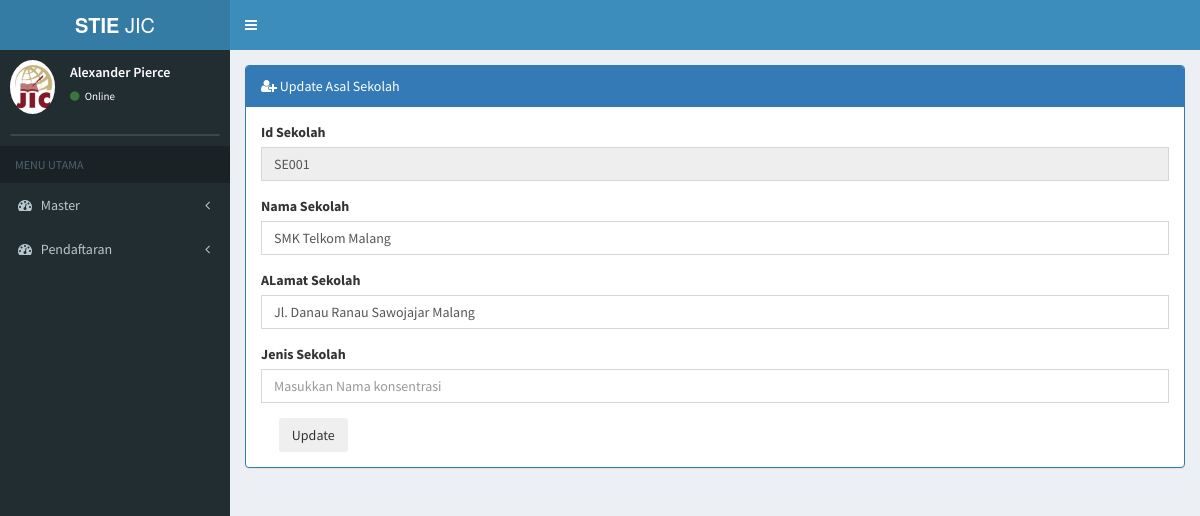
Page /index.php/master_asal_sekolah/edit_asal_sekolah/SE001 on the committed database.
### tables this page shows
CREATE TABLE `tb_sekolah` (
  `id_sekolah` varchar(6) NOT NULL,
  `nama_sekolah` varchar(30) NOT NULL,
  `alamat_sekolah` text NOT NULL,
  `jenis_sekolah` varchar(6) NOT NULL
);

### application/controllers/master_asal_sekolah.php (called while the page is built, shortened)
<?php
class Master_asal_sekolah extends CI_Controller {
	public function __construct()
	{
		$this->load->model('asal_sekolah_model');
	}
	public function edit_asal_sekolah(){
				$data['main_view'] = 'Asal_sekolah/edit_asal_sekolah_view';
				$id_sekolah = $this->uri->segment(3);
				$data['edit'] = $this->asal_sekolah_model->get_asal_sekolah_by_id($id_sekolah);
				$this->load->view('template', $data);
	}
}

### index.php (called while the page is built, shortened)
<?php
require_once BASEPATH.'core/CodeIgniter.php';

### application/models/asal_sekolah_model.php (called while the page is built, shortened)
<?php
class Asal_sekolah_model extends CI_Model {
  public function get_asal_sekolah_by_id($id_sekolah){
      return $this->db->where('id_sekolah', $id_sekolah)
              ->get('tb_sekolah')
              ->row();
  }
}

### application/views/Asal_sekolah/edit_asal_sekolah_view.php (the view, shortened to what this page needs)
<form  method="post" action="<?php echo base_url(); ?>index.php/master_asal_sekolah/save_edit_asal_sekolah/<?php echo $edit->id_sekolah; ?>" enctype="multipart/form-data">
<div class="row">
    <div class="col-md-12">
        <div>
          <div class="panel panel-primary">
            <div class="panel-heading">
            <i class="fa fa-user-plus"></i> Update Asal Sekolah</div>
            <div class="panel-body">
              <div class="row">
                <div class="col-lg-12">
                      <div class="form-group">
                        <label for="email">Id Sekolah</label>
                        <input type="text" name="id_sekolah" class="form-control" id="id_sekolah" placeholder="Masukkan Id konsentrasi" value="<?php echo $edit->id_sekolah; ?>" readonly>
                      </div>
                      <div class="form-group">
                        <label for="email">Nama Sekolah</label>
                        <input type="text" name="nama_sekolah" class="form-control" id="nama_sekolah" placeholder="Masukkan Nama Sekolah" value="<?php echo $edit->nama_sekolah; ?>">
                      </div>
                      <div class="form-group">
                        <label for="email">ALamat Sekolah</label>
                        <input type="text" name="alamat_sekolah" class="form-control" id="alamat_sekolah" placeholder="Masukkan Nama konsentrasi" value="<?php echo $edit->alamat_sekolah; ?>">
                      </div>
                      <div class="form-group">
                        <label for="email">Jenis Sekolah</label>
                        <input type="text" name="jenis_sekolah" class="form-control" id="jenis_sekolah" placeholder="Masukkan Nama konsentrasi" value="<?php echo $edit->jenis_sekolah; ?>">
                      </div>
                  <div class="col-sm-8">
                    <input type="submit" name="submit" class="btn btn-iinfo" background_color="orange" id="largeinput" placeholder="Large Input" value="Update">
                  </div>
              </div></div>
            </div>
          </div>
        </div>
          </div>
        </div></div>

### rows in the picture
tb_sekolah: id_sekolah "SE001", nama_sekolah "SMK Telkom Malang", alamat_sekolah "Jl. Danau Ranau Sawojajar Malang"
